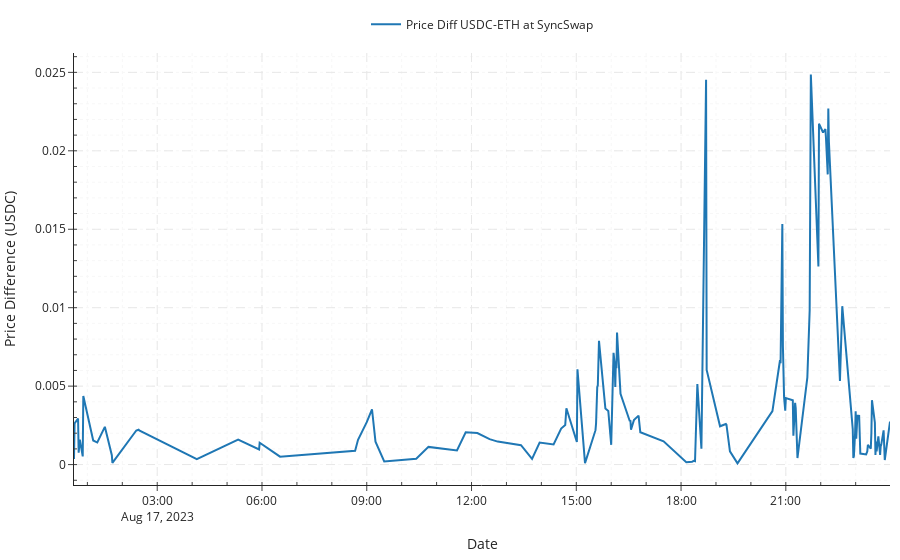

Notebook code for this chart:
### Code cell
fig = go.Figure(layout=layout)

fig.add_trace(go.Scatter(x=df_aug.index,
                            y=df_aug['price_diff'].astype(
                                float),
                            mode='lines',
                            name = f'Price Diff {token0}-{token1} at {exchange_name}'))

fig.update_layout(xaxis_title='Date',
                    yaxis_title=f'Price Difference ({token0})', showlegend=True,
                    legend=dict(xanchor='center', x=0.5, y=1.10, orientation='h'),)
#fig.write_image(f"./plots/{contract_name}_{event_name}.pdf")

fig.show()

### Figure 1 — Plotly figure (JSON) as saved in the notebook; plotly's stock layout.template omitted (floating-point values rounded to 4 significant figures; data arrays with more than 128 entries replaced by an {"elided": "..."} marker saying what was removed)
{"data": [{"mode": "lines", "name": "Price Diff USDC-ETH at SyncSwap", "type": "scatter", "x": {"elided": "140 str values"}, "y": {"elided": "140 float values"}}], "layout": {"legend": {"orientation": "h", "x": 0.5, "xanchor": "center", "y": 1.1}, "margin": {"b": 10, "l": 10, "r": 10, "t": 10}, "showlegend": true, "xaxis": {"griddash": "dash", "minor": {"griddash": "dot", "ticks": "inside"}, "showgrid": true, "title": {"text": "Date"}}, "yaxis": {"griddash": "dash", "minor": {"griddash": "dot", "ticks": "inside"}, "showgrid": true, "title": {"text": "Price Difference (USDC)"}}}}
